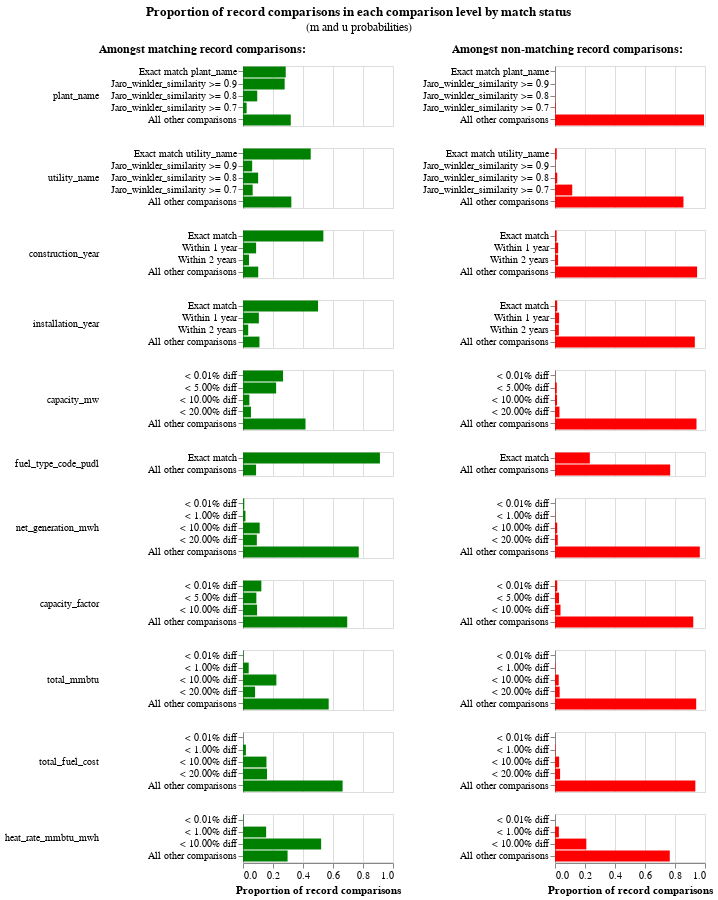

This figure's notebook cell:
### Code cell
linker.m_u_parameters_chart()
